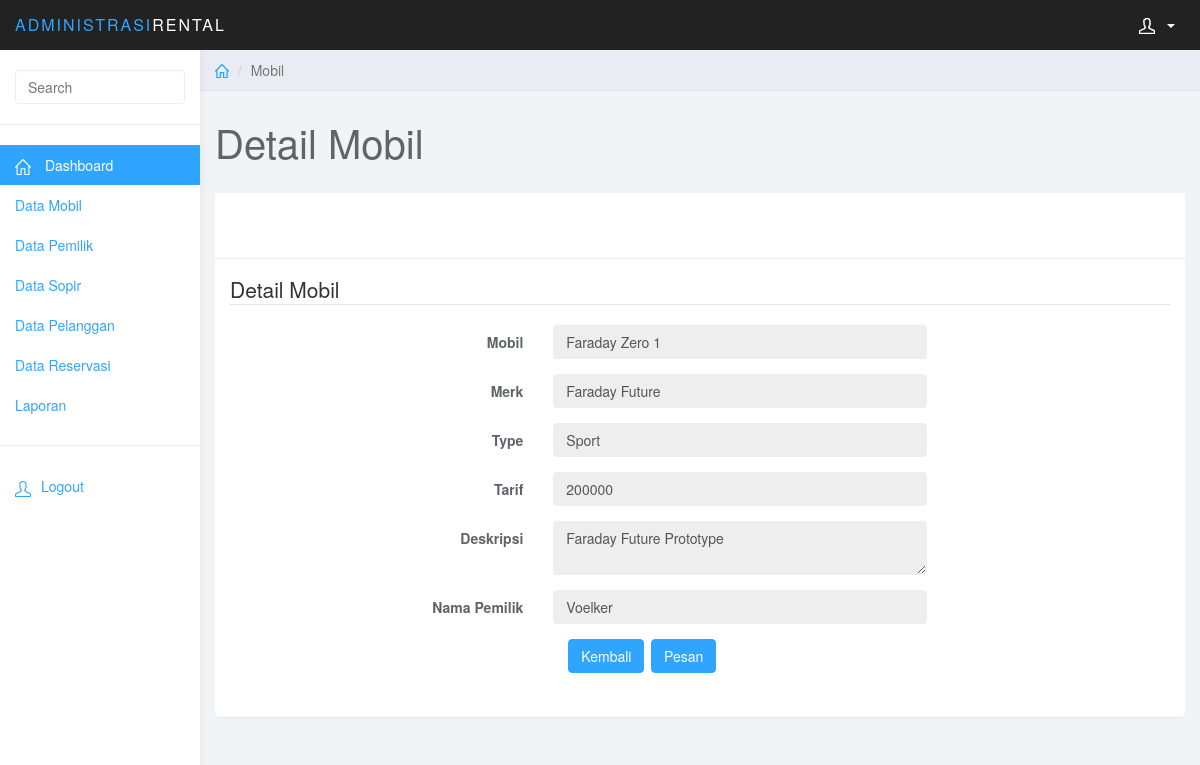
Page /detailmobil.php?id=AE4321B on the committed database.
### tables this page shows
CREATE TABLE IF NOT EXISTS `kendaraan` (
  `NoPlat` varchar(20) NOT NULL,
  `Nama Mobil` varchar(30) NOT NULL,
  `Tahun` varchar(4) NOT NULL,
  `TarifPerJam` int(11) NOT NULL,
  `StatusRental` varchar(1) NOT NULL,
  `IDType` int(5) NOT NULL,
  `KodeMerk` int(5) NOT NULL,
  `KodePemilik` varchar(20) NOT NULL,
  `Deskripsi` varchar(50) NOT NULL
);

CREATE TABLE IF NOT EXISTS `merk` (
  `KodeMerk` int(5) NOT NULL,
  `NmMerk` varchar(20) NOT NULL,
  `Keterangan` text NOT NULL
);

CREATE TABLE IF NOT EXISTS `type` (
  `IDType` int(5) NOT NULL,
  `NmType` varchar(20) NOT NULL,
  `Keterangan` text NOT NULL
);

CREATE TABLE IF NOT EXISTS `pemilik` (
  `KodePemilik` varchar(20) NOT NULL,
  `NmPemilik` varchar(20) NOT NULL,
  `AlamatPemilik` varchar(50) NOT NULL,
  `TelpPemilik` varchar(20) NOT NULL,
  `username` varchar(20) NOT NULL,
  `pass` varchar(50) NOT NULL
);

### detailmobil.php (the view, shortened to what this page needs)
<?php
require_once('config/config.php');
    $query = mysql_query("Select * from kendaraan WHERE NoPlat = '$_GET[id]'");
    $data = mysql_fetch_array($query);
    $query = mysql_query("select * from merk WHERE KodeMerk='$data[KodeMerk]'");
    $datamerk = mysql_fetch_array($query);
    $query = mysql_query("select * from type WHERE IDType='$data[IDType]'");
    $datatype = mysql_fetch_array($query);
    $query = mysql_query("Select * from pemilik WHERE KodePemilik = '$data[KodePemilik]'");
    $dataext = mysql_fetch_array($query);
?>
<html>
<head>
    <link href="css/bootstrap.min.css" rel="stylesheet">
    <link href="css/datepicker3.css" rel="stylesheet">
    <link href="css/bootstrap-table.css" rel="stylesheet">
    <link href="css/styles.css" rel="stylesheet">
</head>
<body>
<?php
echo $nav;
echo $sidebar;
?>
<div class="col-sm-9 col-sm-offset-3 col-lg-10 col-lg-offset-2 main">
    <div class="row">
        <ol class="breadcrumb">
            <li>
                <a href="#">
                    <svg class="glyph stroked home">
                        <use xlink:href="#stroked-home"></use>
                    </svg>
                </a>
            </li>
            <li class="active">Mobil</li>
        </ol>
    </div>
    <div class="row">
        <div class="col-lg-12">
            <h1 class="page-header">Detail Mobil</h1>
        </div>
    </div>
    <div class="row">
        <div class="col-lg-12">
            <div class="panel panel-default">
                <div class="panel-heading"></div>
                <div class="panel-body">
                    <form class="form-horizontal" action="" method="post">
                        <fieldset>
                            <legend>Detail Mobil</legend>
                            <div class="form-group">
                                <label class="col-md-4 control-label" for="Mobil">Mobil</label>
                                <div class="col-md-5">
                                    <input id="mobil" name="mobil" type="text" placeholder="Nama Mobil" class="form-control input-md" required="" readonly value="<?php echo $data['Nama Mobil']?>">
                                </div>
                            </div>
                            <div class="form-group">
                                <label class="col-md-4 control-label" for="Merk">Merk</label>
                                <div class="col-md-5">
                                    <input id="merk" name="merk" type="text" placeholder="Merk Mobil" class="form-control input-md" required="" readonly value="<?php echo $datamerk['NmMerk']?>">
                                </div>
                            </div>
                            <div class="form-group">
                                <label class="col-md-4 control-label" for="Type">Type</label>
                                <div class="col-md-5">
                                    <input id="type" name="type" type="text" placeholder="Type Mobil" class="form-control input-md" required="" readonly value="<?php echo $datatype['NmType']?>">
                                </div>
                            </div>
                            <div class="form-group">
                                <label class="col-md-4 control-label" for="Mobil">Tarif</label>
                                <div class="col-md-5">
                                    <input id="tarif" name="tarif" type="text" placeholder="Tarif" class="form-control input-md" required="" readonly value="<?php echo $data['TarifPerJam']?>">
                                </div>
                            </div>
                            <div class="form-group">
                                <label class="col-md-4 control-label" for="Pemilik">Deskripsi</label>
                                <div class="col-md-5">
                                    <textarea id="deskripsi" name="deskripsi"  placeholder="Deskripsi Mobil" readonly class="form-control input-md" ><?php echo $data['Deskripsi']?></textarea>
                                </div>
                            </div>
                            <div class="form-group">
                                <label class="col-md-4 control-label" for="Pemilik">Nama Pemilik</label>
                                <div class="col-md-5">
                                    <input id="pemilik" name="pemilik" type="text" placeholder="Nama Pemilik" class="form-control input-md" value="<?php echo $dataext['NmPemilik']?>" readonly>
                                </div>
                            </div>
                            <div class="form-group">
                                <label class="col-md-4 control-label" for="confirm"></label>
                                <div class="col-md-4">
                                    <button id="btn-submit" name="btn-submit" class="btn btn-primary">Pesan</button>
                                    <div class="col-md-4">
                                        <button id="btn-back" name="btn-back" class="btn btn-primary">Kembali</button>
                                    </div>
                            </div>
                        </fieldset>
                    </form>
                </div>
            </div>
        </div>
    </div>
</div>
</body>
</html>

### css/styles.css (style rules this page uses)
body { background: #f1f4f7; padding-top: 50px; color: #5f6468; }
a, a:hover, a:focus { color: #30a5ff; }
h1, h2, h3, h4, h5, h6 { color: #5f6468; }
h1 { font-weight: 300; font-size: 40px; }
.form-control { border: 1px solid #eee; box-shadow: none; }
.btn-primary, .btn-primary:hover, .btn-primary:focus, .btn-primary:active, .btn-primary.active, .open > .dropdown-toggle.btn-primary, .btn-primary.disabled, .btn-primary[disabled], fieldset[disabled] .btn-primary, .btn-primary.disabled:hover, .btn-primary[disabled]:hover, fieldset[disabled] .btn-primary:hover, .btn-primary.disabled:focus, .btn-primary[disabled]:focus, fieldset[disabled] .btn-primary:focus, .btn-primary.disabled:active, .btn-primary[disabled]:active, fieldset[disabled] .btn-primary:active, .btn-primary.disabled.active, .btn-primary[disabled].active, fieldset[disabled] .btn-primary.active { background-color: #30a5ff; border-color: #30a5ff; }
.panel { border: 0; }
.panel-heading { font-size: 18px; font-weight: 300; letter-spacing: 0.025em; height: 66px; line-height: 45px; }
.panel-default .panel-heading { background: #fff; border-bottom: 1px solid #eee; color: #5f6468; }
.breadcrumb { border-radius: 0; padding: 10px 15px; background: #e9ecf2; box-shadow: 0 1px 1px rgba(0, 0, 0, .05); margin: 0 ; }
h1.page-header { margin-top: 30px; border-bottom: 0; }
.breadcrumb .glyph { height: 14px; width: 14px; margin: -2px 0 0 0; stroke-width: 4px; }

### rows in the picture
kendaraan: mobil "Faraday Zero 1", tarif "200000", deskripsi "Faraday Future Prototype"
merk: merk "Faraday Future"
type: type "Sport"
pemilik: pemilik "Voelker"
